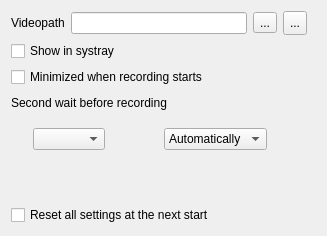
            <widget class="QWidget" name="tabMisc">
             <attribute name="icon">
              <iconset resource="../screencast.qrc">
               <normaloff>:/pictures/screencast/preferences-system.png</normaloff>:/pictures/screencast/preferences-system.png</iconset>
             </attribute>
             <attribute name="title">
              <string notr="true"/>
             </attribute>
             <layout class="QHBoxLayout" name="horizontalLayout_4">
              <item>
               <layout class="QGridLayout" name="gridLayout_10">
                <item row="0" column="0">
                 <layout class="QHBoxLayout" name="horizontalLayout_25">
                  <item>
                   <widget class="QFrame" name="frameVideoPath">
                    <property name="frameShape">
                     <enum>QFrame::Shape::NoFrame</enum>
                    </property>
                    <property name="frameShadow">
                     <enum>QFrame::Shadow::Raised</enum>
                    </property>
                    <layout class="QHBoxLayout" name="horizontalLayout_20">
                     <property name="leftMargin">
                      <number>0</number>
                     </property>
                     <property name="topMargin">
                      <number>0</number>
                     </property>
                     <property name="bottomMargin">
                      <number>0</number>
                     </property>
                     <item>
                      <widget class="QLabel" name="LabelVideoPath">
                       <property name="text">
                        <string>Videopath</string>
                       </property>
                      </widget>
                     </item>
                     <item>
                      <widget class="QLineEdit" name="lineEditVideoPath">
                       <property name="text">
                        <string notr="true"/>
                       </property>
                       <property name="readOnly">
                        <bool>true</bool>
                       </property>
                      </widget>
                     </item>
                     <item>
                      <widget class="QToolButton" name="toolButtonVideoPath">
                       <property name="text">
                        <string notr="true">...</string>
                       </property>
                      </widget>
                     </item>
                     <item>
                      <widget class="QToolButton" name="toolButtonVideoPathReset">
                       <property name="minimumSize">
                        <size>
                         <width>0</width>
                         <height>24</height>
                        </size>
                       </property>
                       <property name="toolTip">
                        <string>Reset</string>
                       </property>
                       <property name="text">
                        <string notr="true">...</string>
                       </property>
                       <property name="icon">
                        <iconset resource="../screencast.qrc">
                         <normaloff>:/pictures/screencast/undo.png</normaloff>:/pictures/screencast/undo.png</iconset>
                       </property>
                      </widget>
                     </item>
                    </layout>
                   </widget>
                  </item>
                 </layout>
                </item>
                <item row="5" column="0">
                 <spacer name="verticalSpacer_2">
                  <property name="orientation">
                   <enum>Qt::Orientation::Vertical</enum>
                  </property>
                  <property name="sizeHint" stdset="0">
                   <size>
                    <width>20</width>
                    <height>40</height>
                   </size>
                  </property>
                 </spacer>
                </item>
                <item row="4" column="0">
                 <widget class="QWidget" name="widgetLanguageAndHelp" native="true">
                  <layout class="QHBoxLayout" name="horizontalLayout_32">
                   <item>
                    <widget class="QLabel" name="label_66">
                     <property name="maximumSize">
                      <size>
                       <width>28</width>
                       <height>28</height>
                      </size>
                     </property>
                     <property name="text">
                      <string notr="true"/>
                     </property>
                     <property name="pixmap">
                      <pixmap resource="../screencast.qrc">:/pictures/screencast/world.png</pixmap>
                     </property>
                     <property name="scaledContents">
                      <bool>true</bool>
                     </property>
                    </widget>
                   </item>
                   <item>
                    <widget class="QComboBox" name="comboBoxLanguage">
                     <property name="currentText">
                      <string notr="true"/>
                     </property>
                     <property name="maxVisibleItems">
                      <number>12</number>
                     </property>
                    </widget>
                   </item>
                   <item>
                    <spacer name="horizontalSpacer_52">
                     <property name="orientation">
                      <enum>Qt::Orientation::Horizontal</enum>
                     </property>
                     <property name="sizeHint" stdset="0">
                      <size>
                       <width>40</width>
                       <height>20</height>
                      </size>
                     </property>
                    </spacer>
                   </item>
                   <item>
                    <widget class="QLabel" name="label_35">
                     <property name="maximumSize">
                      <size>
                       <width>24</width>
                       <height>24</height>
                      </size>
                     </property>
                     <property name="text">
                      <string notr="true"/>
                     </property>
                     <property name="pixmap">
                      <pixmap resource="../screencast.qrc">:/pictures/screencast/information.png</pixmap>
                     </property>
                     <property name="scaledContents">
                      <bool>true</bool>
                     </property>
                    </widget>
                   </item>
                   <item>
                    <widget class="QComboBox" name="comboBoxOnlineHelp">
                     <property name="currentText">
                      <string notr="true">Automatically</string>
                     </property>
                     <property name="sizeAdjustPolicy">
                      <enum>QComboBox::SizeAdjustPolicy::AdjustToContents</enum>
                     </property>
                     <item>
                      <property name="text">
                       <string>Automatically</string>
                      </property>
                     </item>
                    </widget>
                   </item>
                   <item>
                    <spacer name="horizontalSpacer_29">
                     <property name="orientation">
                      <enum>Qt::Orientation::Horizontal</enum>
                     </property>
                     <property name="sizeHint" stdset="0">
                      <size>
                       <width>40</width>
                       <height>20</height>
                      </size>
                     </property>
                    </spacer>
                   </item>
                  </layout>
                 </widget>
                </item>
                <item row="6" column="0">
                 <widget class="QCheckBox" name="checkBoxResetAtNextStart">
                  <property name="text">
                   <string>Reset all settings at the next start</string>
                  </property>
                 </widget>
                </item>
                <item row="1" column="0">
                 <layout class="QHBoxLayout" name="horizontalLayout_7">
                  <item>
                   <widget class="QCheckBox" name="checkBoxShowInSystray">
                    <property name="text">
                     <string>Show in systray</string>
                    </property>
                   </widget>
                  </item>
                  <item>
                   <spacer name="horizontalSpacer_4">
                    <property name="orientation">
                     <enum>Qt::Orientation::Horizontal</enum>
                    </property>
                    <property name="sizeHint" stdset="0">
                     <size>
                      <width>40</width>
                      <height>20</height>
                     </size>
                    </property>
                   </spacer>
                  </item>
                 </layout>
                </item>
                <item row="3" column="0">
                 <layout class="QHBoxLayout" name="horizontalLayout_9">
                  <property name="rightMargin">
                   <number>9</number>
                  </property>
                  <item>
                   <widget class="QLabel" name="label_34">
                    <property name="text">
                     <string>Second wait before recording</string>
                    </property>
                   </widget>
                  </item>
                  <item>
                   <spacer name="horizontalSpacer_44">
                    <property name="orientation">
                     <enum>Qt::Orientation::Horizontal</enum>
                    </property>
                    <property name="sizeHint" stdset="0">
                     <size>
                      <width>40</width>
                      <height>20</height>
                     </size>
                    </property>
                   </spacer>
                  </item>
                 </layout>
                </item>
                <item row="2" column="0">
                 <layout class="QHBoxLayout" name="horizontalLayout_26">
                  <item>
                   <widget class="QCheckBox" name="checkBoxMinimizedWhenRecordingStarts">
                    <property name="text">
                     <string>Minimized when recording starts</string>
                    </property>
                   </widget>
                  </item>
                 </layout>
                </item>
               </layout>
              </item>
             </layout>
            </widget>
